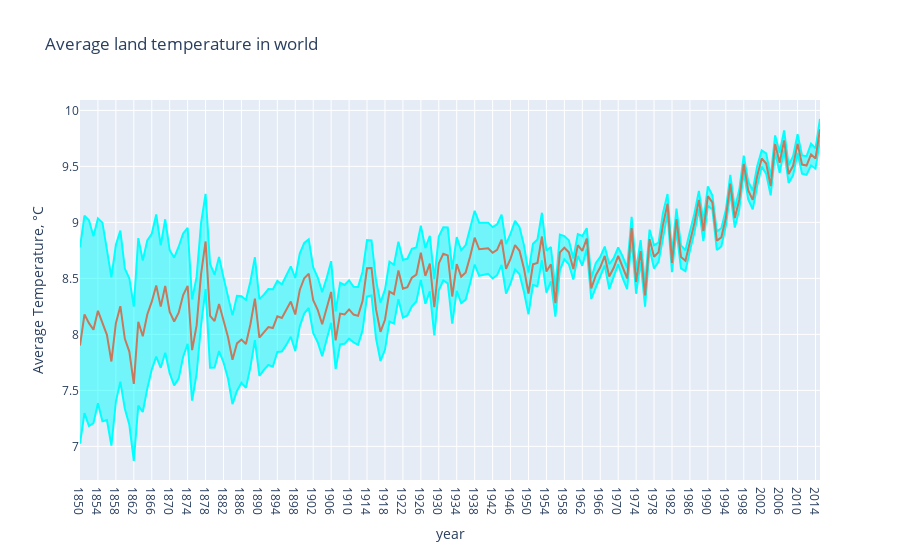
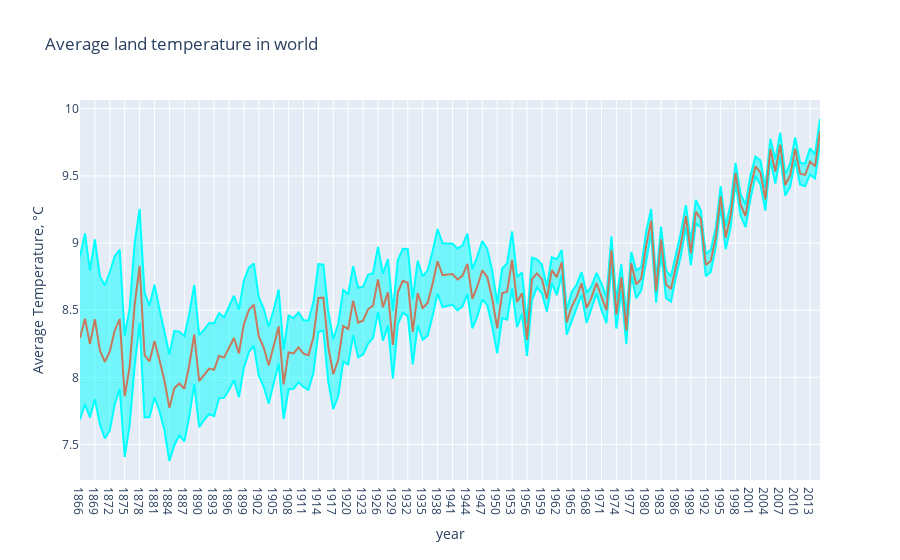

The notebook cell saved with these charts, in order:
### Code cell
def plotting_function(mean_temp, mean_temp_uncertainty, years):
    trace0 = go.Scatter(
        x = years, 
        y = np.array(mean_temp) + np.array(mean_temp_uncertainty),
        fill= None,
        mode='lines',
        name='Uncertainty top',
        line=dict(
            color='rgb(0, 255, 255)',
        )
    )
    trace1 = go.Scatter(
        x = years, 
        y = np.array(mean_temp) - np.array(mean_temp_uncertainty),
        fill='tonexty',
        mode='lines',
        name='Uncertainty bot',
        line=dict(
            color='rgb(0, 255, 255)',
        )
    )

    trace2 = go.Scatter(
        x = years, 
        y = mean_temp,
        name='Average Temperature',
        line=dict(
            color='rgb(199, 121, 093)',
        )
    )
    data = [trace0, trace1, trace2]

    layout = go.Layout(
        xaxis=dict(title='year'),
        yaxis=dict(title='Average Temperature, °C'),
        title='Average land temperature in world',
        showlegend = False)

    fig = go.Figure(data=data, layout=layout)
    py.iplot(fig)
    
plotting_function(mean_temp, mean_temp_uncertainty, years)

# There is a lot of uncertainty in the earlier data, so I pick out the last 150 years
mean_temp = mean_temp[-150:]
mean_temp_uncertainty = mean_temp_uncertainty[-150:]
years = years[-150:]
plotting_function(mean_temp, mean_temp_uncertainty, years)

### Figure 1 — Plotly figure (JSON) as saved in the notebook; plotly's stock layout.template omitted (floating-point values rounded to 4 significant figures; data arrays with more than 128 entries replaced by an {"elided": "..."} marker saying what was removed)
{"data": [{"line": {"color": "rgb(0, 255, 255)"}, "mode": "lines", "name": "Uncertainty top", "type": "scatter", "x": {"elided": "166 str values"}, "y": {"elided": "166 float values"}}, {"fill": "tonexty", "line": {"color": "rgb(0, 255, 255)"}, "mode": "lines", "name": "Uncertainty bot", "type": "scatter", "x": {"elided": "166 str values"}, "y": {"elided": "166 float values"}}, {"line": {"color": "rgb(199, 121, 093)"}, "name": "Average Temperature", "type": "scatter", "x": {"elided": "166 str values"}, "y": {"elided": "166 float values"}}], "layout": {"showlegend": false, "title": {"text": "Average land temperature in world"}, "xaxis": {"title": {"text": "year"}}, "yaxis": {"title": {"text": "Average Temperature, °C"}}}}

### Figure 2 — Plotly figure (JSON) as saved in the notebook; plotly's stock layout.template omitted (floating-point values rounded to 4 significant figures; data arrays with more than 128 entries replaced by an {"elided": "..."} marker saying what was removed)
{"data": [{"line": {"color": "rgb(0, 255, 255)"}, "mode": "lines", "name": "Uncertainty top", "type": "scatter", "x": {"elided": "150 str values"}, "y": {"elided": "150 float values"}}, {"fill": "tonexty", "line": {"color": "rgb(0, 255, 255)"}, "mode": "lines", "name": "Uncertainty bot", "type": "scatter", "x": {"elided": "150 str values"}, "y": {"elided": "150 float values"}}, {"line": {"color": "rgb(199, 121, 093)"}, "name": "Average Temperature", "type": "scatter", "x": {"elided": "150 str values"}, "y": {"elided": "150 float values"}}], "layout": {"showlegend": false, "title": {"text": "Average land temperature in world"}, "xaxis": {"title": {"text": "year"}}, "yaxis": {"title": {"text": "Average Temperature, °C"}}}}
